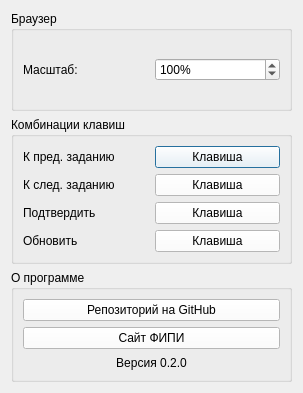
<?xml version="1.0" encoding="UTF-8"?>
<ui version="4.0">
 <class>Dialog</class>
 <widget class="QDialog" name="Dialog">
  <property name="geometry">
   <rect>
    <x>0</x>
    <y>0</y>
    <width>303</width>
    <height>393</height>
   </rect>
  </property>
  <property name="windowTitle">
   <string>Dialog</string>
  </property>
  <property name="styleSheet">
   <string notr="true"/>
  </property>
  <layout class="QVBoxLayout" name="verticalLayout_3">
   <item>
    <widget class="QGroupBox" name="grpbx_browser">
     <property name="maximumSize">
      <size>
       <width>16777215</width>
       <height>100</height>
      </size>
     </property>
     <property name="font">
      <font>
       <family>Arial</family>
      </font>
     </property>
     <property name="title">
      <string>Браузер</string>
     </property>
     <layout class="QVBoxLayout" name="verticalLayout">
      <item>
       <layout class="QHBoxLayout" name="horizontalLayout">
        <item>
         <widget class="QLabel" name="lbl_scale">
          <property name="font">
           <font>
            <family>Arial</family>
           </font>
          </property>
          <property name="text">
           <string>Масштаб:</string>
          </property>
         </widget>
        </item>
        <item>
         <widget class="QSpinBox" name="spnbx_scale">
          <property name="font">
           <font>
            <family>Arial</family>
           </font>
          </property>
          <property name="focusPolicy">
           <enum>Qt::FocusPolicy::ClickFocus</enum>
          </property>
          <property name="suffix">
           <string>%</string>
          </property>
          <property name="minimum">
           <number>25</number>
          </property>
          <property name="maximum">
           <number>500</number>
          </property>
          <property name="value">
           <number>100</number>
          </property>
         </widget>
        </item>
       </layout>
      </item>
     </layout>
    </widget>
   </item>
   <item>
    <widget class="QGroupBox" name="grpbx_keys">
     <property name="font">
      <font>
       <family>Arial</family>
      </font>
     </property>
     <property name="title">
      <string>Комбинации клавиш</string>
     </property>
     <layout class="QVBoxLayout" name="verticalLayout_4">
      <item>
       <layout class="QHBoxLayout" name="horizontalLayout_2">
        <item>
         <widget class="QLabel" name="lbl_prevquestion">
          <property name="font">
           <font>
            <family>Arial</family>
           </font>
          </property>
          <property name="text">
           <string>К пред. заданию</string>
          </property>
         </widget>
        </item>
        <item>
         <widget class="QPushButton" name="pshbttn_prevquestion">
          <property name="font">
           <font>
            <family>Arial</family>
           </font>
          </property>
          <property name="focusPolicy">
           <enum>Qt::FocusPolicy::ClickFocus</enum>
          </property>
          <property name="styleSheet">
           <string notr="true">background-color: #FFFFFF</string>
          </property>
          <property name="text">
           <string>Клавиша</string>
          </property>
          <property name="checkable">
           <bool>false</bool>
          </property>
          <property name="checked">
           <bool>false</bool>
          </property>
         </widget>
        </item>
       </layout>
      </item>
      <item>
       <layout class="QHBoxLayout" name="horizontalLayout_3">
        <item>
         <widget class="QLabel" name="lbl_nextquestion">
          <property name="font">
           <font>
            <family>Arial</family>
           </font>
          </property>
          <property name="text">
           <string>К след. заданию</string>
          </property>
         </widget>
        </item>
        <item>
         <widget class="QPushButton" name="pshbttn_nextquestion">
          <property name="font">
           <font>
            <family>Arial</family>
           </font>
          </property>
          <property name="focusPolicy">
           <enum>Qt::FocusPolicy::ClickFocus</enum>
          </property>
          <property name="styleSheet">
           <string notr="true">background-color: #FFFFFF</string>
          </property>
          <property name="text">
           <string>Клавиша</string>
          </property>
          <property name="checkable">
           <bool>false</bool>
          </property>
         </widget>
        </item>
       </layout>
      </item>
      <item>
       <layout class="QHBoxLayout" name="horizontalLayout_11">
        <item>
         <widget class="QLabel" name="lbl_confirm">
          <property name="font">
           <font>
            <family>Arial</family>
           </font>
          </property>
          <property name="text">
           <string>Подтвердить</string>
          </property>
         </widget>
        </item>
        <item>
         <widget class="QPushButton" name="pshbttn_confirm">
          <property name="font">
           <font>
            <family>Arial</family>
           </font>
          </property>
          <property name="focusPolicy">
           <enum>Qt::FocusPolicy::ClickFocus</enum>
          </property>
          <property name="styleSheet">
           <string notr="true">background-color: #FFFFFF</string>
          </property>
          <property name="text">
           <string>Клавиша</string>
          </property>
          <property name="checkable">
           <bool>false</bool>
          </property>
         </widget>
        </item>
       </layout>
      </item>
      <item>
       <layout class="QHBoxLayout" name="horizontalLayout_13">
        <item>
         <widget class="QLabel" name="lbl_refresh">
          <property name="font">
           <font>
            <family>Arial</family>
           </font>
          </property>
          <property name="text">
           <string>Обновить</string>
          </property>
         </widget>
        </item>
        <item>
         <widget class="QPushButton" name="pshbttn_refresh">
          <property name="font">
           <font>
            <family>Arial</family>
           </font>
          </property>
          <property name="focusPolicy">
           <enum>Qt::FocusPolicy::ClickFocus</enum>
          </property>
          <property name="styleSheet">
           <string notr="true">background-color: #FFFFFF</string>
          </property>
          <property name="text">
           <string>Клавиша</string>
          </property>
          <property name="checkable">
           <bool>false</bool>
          </property>
         </widget>
        </item>
       </layout>
      </item>
     </layout>
    </widget>
   </item>
   <item>
    <widget class="QGroupBox" name="grpbox_about">
     <property name="font">
      <font>
       <family>Arial</family>
      </font>
     </property>
     <property name="title">
      <string>О программе</string>
     </property>
     <layout class="QVBoxLayout" name="verticalLayout_2">
      <item>
       <widget class="QPushButton" name="pshbttn_authorpage">
        <property name="font">
         <font>
          <family>Arial</family>
         </font>
        </property>
        <property name="styleSheet">
         <string notr="true">background-color: #FFFFFF</string>
        </property>
        <property name="text">
         <string>Репозиторий на GitHub</string>
        </property>
       </widget>
      </item>
      <item>
       <widget class="QPushButton" name="pshbttn_bank">
        <property name="font">
         <font>
          <family>Arial</family>
         </font>
        </property>
        <property name="styleSheet">
         <string notr="true">background-color: #FFFFFF</string>
        </property>
        <property name="text">
         <string>Сайт ФИПИ</string>
        </property>
       </widget>
      </item>
      <item>
       <widget class="QLabel" name="lbl_version">
        <property name="font">
         <font>
          <family>Arial</family>
         </font>
        </property>
        <property name="text">
         <string>Версия 0.2.0</string>
        </property>
        <property name="alignment">
         <set>Qt::AlignmentFlag::AlignCenter</set>
        </property>
       </widget>
      </item>
     </layout>
    </widget>
   </item>
  </layout>
 </widget>
 <resources/>
 <connections/>
</ui>
